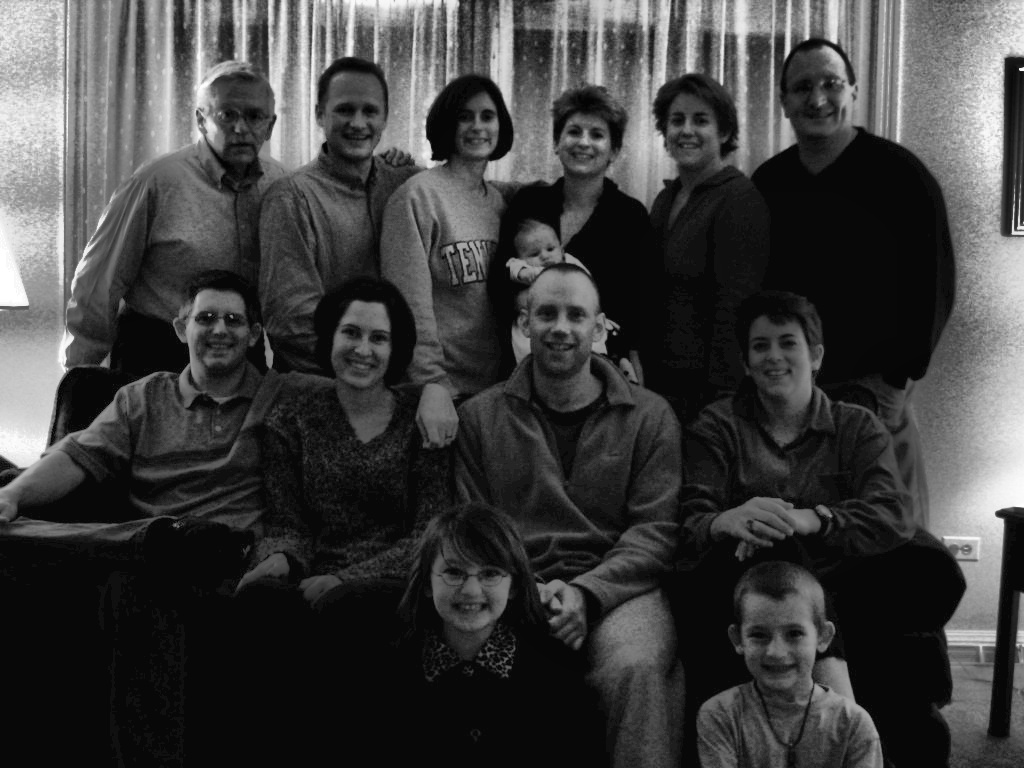
#> input picture machinelearning/imagens_am/clahe_2.jpg, 1024 x 768 px, given in place of paisagem_tanzania.jpg, which was not available
$ jupyter execute --allow-errors aula_17-12-2024.ipynb   (text cells are left out)
#> lines starting #> are read from the running program, lines starting #| are printed output that depends on the picture; pictures that were not available may be replaced by others from this repository, and a replacement may not be noted
[cell 1]
#Caminho da Pasta com imagens
path= 'C:/Users/arman/codigos_github/machine-learning-dx/machinelearning/imagens_am/'

[cell 2]
import numpy as np
import matplotlib.pyplot as plt
import cv2
from PIL import Image,ImageOps

[cell 3]
im1= np.array(Image.open(path+'paisagem_tanzania.jpg'))
#> im1 is the input picture: shape (768, 1024); min 0, max 255, mean 62.9

[cell 4]
#Tamanho da imagem
im1.shape
#> Out = (768, 1024)

[cell 5]
#mostrar a imagem
plt.imshow(im1)

[cell 6]
def plot_2img(im1,tit1,im2,tit2,tam):

#> called with tit1 = 'Original', tit2 = 'Copia', tam = (12, 10)
    im1=cv2.cvtColor(im1,cv2.COLOR_BGR2RGB)
#> im1: shape (768, 1024, 3)
    plt.figure(figsize=tam)
    plt.subplot(1,2,1),plt.imshow(im1),plt.title(tit1)
    plt.xticks([]),plt.yticks([])

    im2=cv2.cvtColor(im2,cv2.COLOR_BGR2RGB)
    plt.subplot(1,2,2),plt.imshow(im2),plt.title(tit2)
    plt.xticks([]),plt.yticks([])
    plt.show

[cell 7]
plot_2img(im1,'Original',im1,'Copia',(12,10))
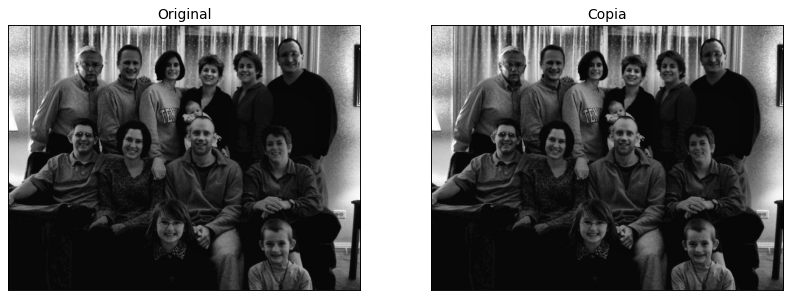
#> figure drawn by matplotlib, 2 panels

[cell 8]
im2=im1+100
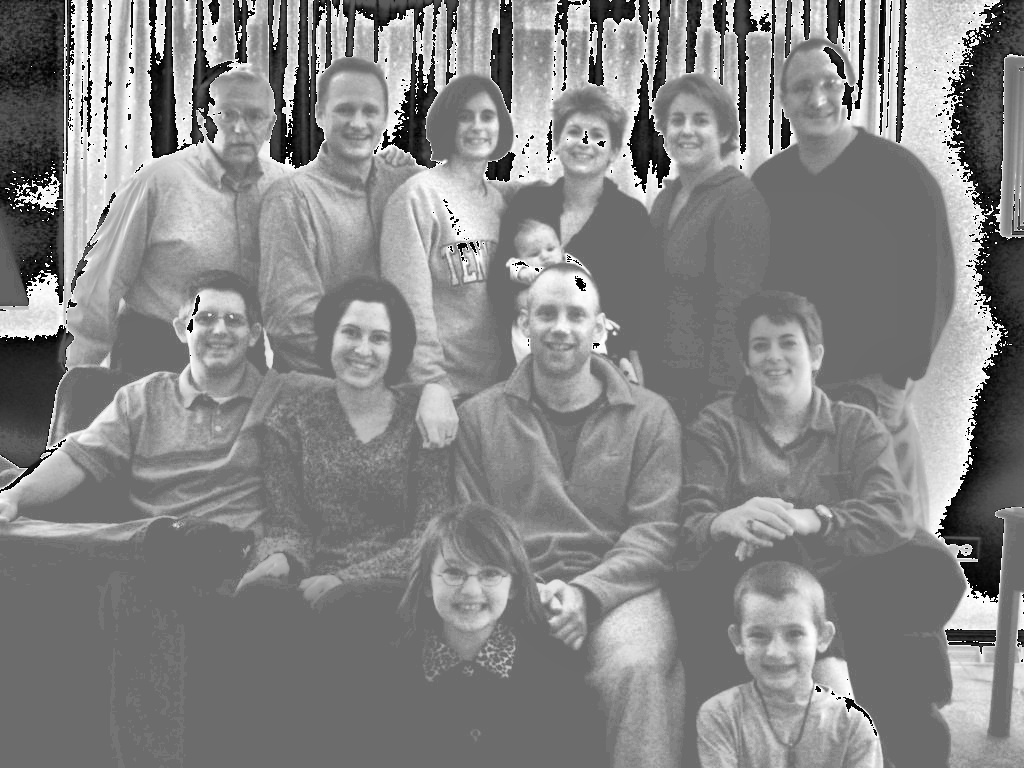
#> im2: shape (768, 1024); min 0, max 255, mean 133.9

[cell 9]
plot_2img(im1,'Original',im2,'on+100',(12,10))
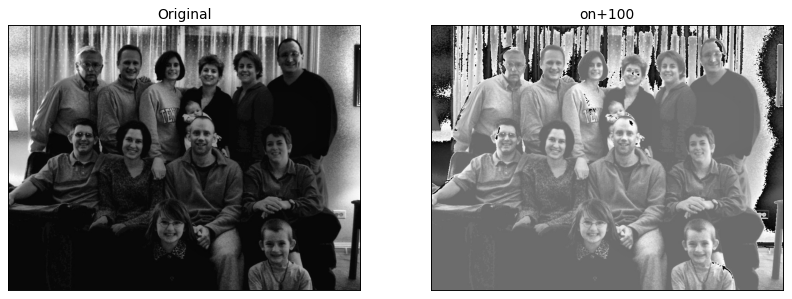
#> figure drawn by matplotlib, 2 panels

[cell 10]
im_fusca= np.array(Image.open(path+'fusca_placa.jpg'))
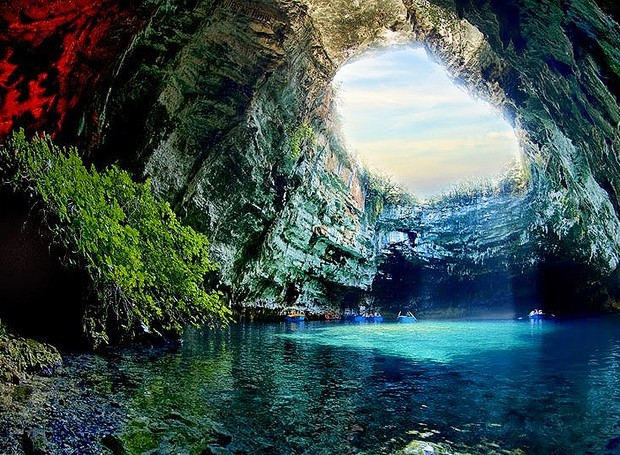
#> input picture machinelearning/imagens_am/paisagem_caverna_grecia.jpg, 620 x 455 px, given in place of fusca_placa.jpg, which was not available
#> im_fusca is the input picture: shape (455, 620, 3); mean R, G, B 60.6, 80.6, 78.9

[cell 11]
im_fusca_2=im_fusca+255
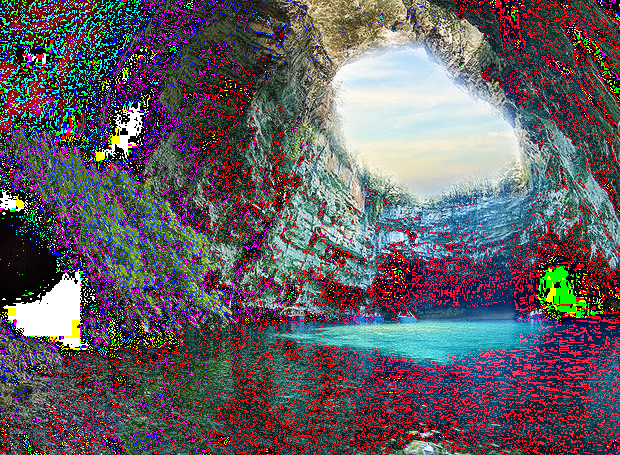
#> im_fusca_2: shape (455, 620, 3); mean R, G, B 98.6, 92, 98.7

[cell 12]
plot_2img(im_fusca,'Original',im_fusca_2,'on+255',(12,10))
#> figure, not shown here; B, G, R data is drawn as R, G, B

[cell 13]
def plot_3img(im1,tit1,im2,tit2,im3,tit3,tam):
    im1=cv2.cvtColor(im1,cv2.COLOR_BGR2RGB)

    plt.figure(figsize=tam)
    plt.subplot(1,3,1),plt.imshow(im1),plt.title(tit1)
    plt.xticks([]),plt.yticks([])

    im2=cv2.cvtColor(im2,cv2.COLOR_BGR2RGB)
    plt.subplot(1,3,2),plt.imshow(im2),plt.title(tit2)
    plt.xticks([]),plt.yticks([])

    im3=cv2.cvtColor(im3,cv2.COLOR_BGR2RGB)
    plt.subplot(1,3,3),plt.imshow(im3),plt.title(tit3)
    plt.xticks([]),plt.yticks([])
    plt.show

[cell 14]
plot_3img(im1,'Original',im1,'Copia',im1,'Terceira',(12,10))

[cell 15]
im1_=im1.ravel()

[cell 16]
im1_.shape
#> Out = (786432,)

[cell 17]
plt.hist(im1_)
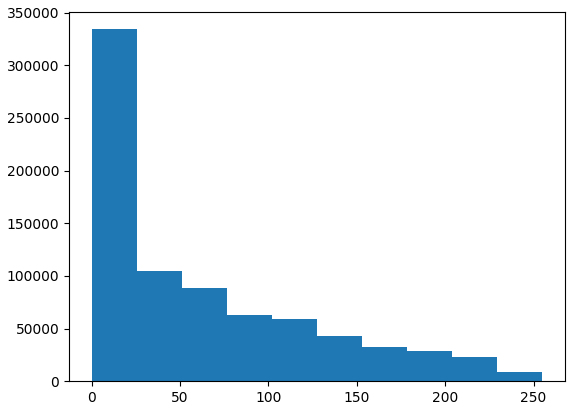
#> figure drawn by matplotlib, 1 panel; tallest bar 334204 high, from x = 0 to 25.5

[cell 18]
np.save('placa_fusca',im_fusca)

[cell 19]
im4=np.load('placa_fusca.npy')

[cell 20]
im5 = np.array(Image.open(path+'psg_praia_coqueiro.jpg'))

[cell 21]
im5_ = im5.ravel()

[cell 22]
im5_.shape
#> Out = (846300,)

[cell 23]
plt.hist(im5_)
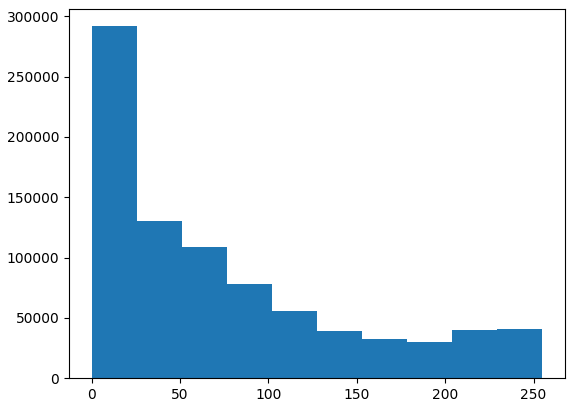
#> figure drawn by matplotlib, 1 panel; tallest bar 291852 high, from x = 0 to 25.5
